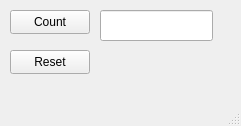
<?xml version="1.0" encoding="UTF-8"?>
<ui version="4.0">
 <class>MainWindow</class>
 <widget class="QMainWindow" name="MainWindow">
  <property name="geometry">
   <rect>
    <x>0</x>
    <y>0</y>
    <width>241</width>
    <height>126</height>
   </rect>
  </property>
  <property name="windowTitle">
   <string>MainWindow</string>
  </property>
  <widget class="QWidget" name="centralwidget">
   <widget class="QPushButton" name="N1">
    <property name="geometry">
     <rect>
      <x>10</x>
      <y>10</y>
      <width>80</width>
      <height>24</height>
     </rect>
    </property>
    <property name="text">
     <string>Count</string>
    </property>
   </widget>
   <widget class="QPushButton" name="N2">
    <property name="geometry">
     <rect>
      <x>10</x>
      <y>50</y>
      <width>80</width>
      <height>24</height>
     </rect>
    </property>
    <property name="text">
     <string>Reset</string>
    </property>
   </widget>
   <widget class="QLineEdit" name="lineEdit">
    <property name="geometry">
     <rect>
      <x>100</x>
      <y>10</y>
      <width>113</width>
      <height>31</height>
     </rect>
    </property>
    <property name="alignment">
     <set>Qt::AlignmentFlag::AlignCenter</set>
    </property>
   </widget>
  </widget>
  <widget class="QMenuBar" name="menubar">
   <property name="geometry">
    <rect>
     <x>0</x>
     <y>0</y>
     <width>241</width>
     <height>21</height>
    </rect>
   </property>
  </widget>
  <widget class="QStatusBar" name="statusbar"/>
 </widget>
 <resources/>
 <connections/>
</ui>
